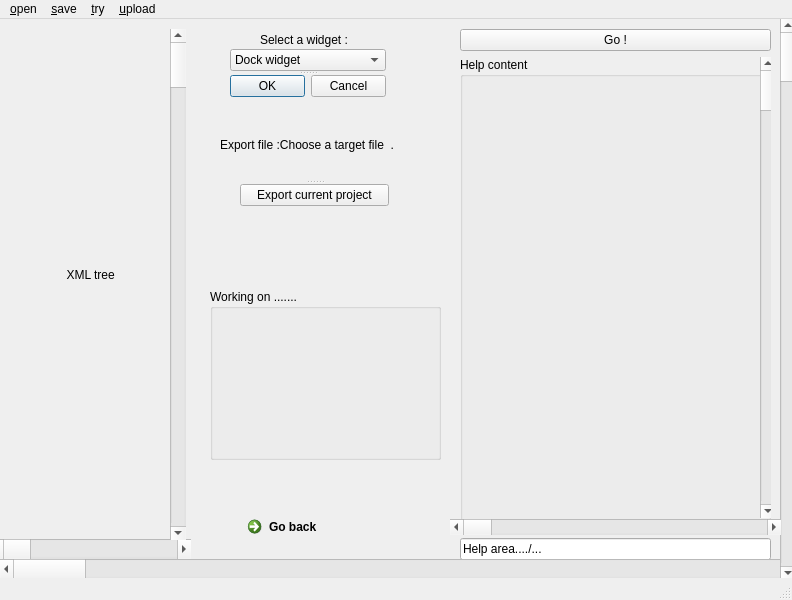
<?xml version="1.0" encoding="UTF-8"?>
<ui version="4.0">
 <class>MainWindow</class>
 <widget class="QMainWindow" name="MainWindow">
  <property name="geometry">
   <rect>
    <x>0</x>
    <y>0</y>
    <width>792</width>
    <height>600</height>
   </rect>
  </property>
  <property name="windowTitle">
   <string>MainWindow</string>
  </property>
  <property name="widget" stdset="0">
   <bool>true</bool>
  </property>
  <widget class="QWidget" name="centralwidget">
   <widget class="QWidget" name="horizontalLayoutWidget">
    <property name="geometry">
     <rect>
      <x>200</x>
      <y>10</y>
      <width>251</width>
      <height>531</height>
     </rect>
    </property>
    <layout class="QHBoxLayout" name="horizontalLayout">
     <property name="sizeConstraint">
      <enum>QLayout::SetNoConstraint</enum>
     </property>
     <item>
      <widget class="QWidget" name="widget" native="true">
       <widget class="QWidget" name="widget_2" native="true">
        <property name="geometry">
         <rect>
          <x>0</x>
          <y>0</y>
          <width>241</width>
          <height>231</height>
         </rect>
        </property>
        <widget class="QLabel" name="label">
         <property name="geometry">
          <rect>
           <x>60</x>
           <y>0</y>
           <width>181</width>
           <height>21</height>
          </rect>
         </property>
         <property name="minimumSize">
          <size>
           <width>0</width>
           <height>15</height>
          </size>
         </property>
         <property name="text">
          <string>Select a widget :</string>
         </property>
        </widget>
        <widget class="QLabel" name="label_2">
         <property name="geometry">
          <rect>
           <x>20</x>
           <y>100</y>
           <width>211</width>
           <height>31</height>
          </rect>
         </property>
         <property name="text">
          <string>Export file :Choose a target file  .</string>
         </property>
        </widget>
        <widget class="KSeparator" name="kseparator">
         <property name="geometry">
          <rect>
           <x>0</x>
           <y>90</y>
           <width>251</width>
           <height>16</height>
          </rect>
         </property>
        </widget>
        <widget class="QSplitter" name="splitter">
         <property name="geometry">
          <rect>
           <x>30</x>
           <y>20</y>
           <width>156</width>
           <height>48</height>
          </rect>
         </property>
         <property name="orientation">
          <enum>Qt::Vertical</enum>
         </property>
         <widget class="KPIM::KCheckComboBox" name="kpim::kcheckcombobox">
          <item>
           <property name="text">
            <string>Dock widget</string>
           </property>
          </item>
          <item>
           <property name="text">
            <string>tab widget</string>
           </property>
          </item>
          <item>
           <property name="text">
            <string>list widget</string>
           </property>
          </item>
          <item>
           <property name="text">
            <string>tree widget</string>
           </property>
          </item>
          <item>
           <property name="text">
            <string>table widget</string>
           </property>
          </item>
          <item>
           <property name="text">
            <string>group box</string>
           </property>
          </item>
          <item>
           <property name="text">
            <string>scroll area</string>
           </property>
          </item>
          <item>
           <property name="text">
            <string>tab widget</string>
           </property>
          </item>
          <item>
           <property name="text">
            <string>stacked widget</string>
           </property>
          </item>
          <item>
           <property name="text">
            <string>widget</string>
           </property>
          </item>
         </widget>
         <widget class="QDialogButtonBox" name="buttonBox">
          <property name="standardButtons">
           <set>QDialogButtonBox::Cancel|QDialogButtonBox::Ok</set>
          </property>
         </widget>
        </widget>
        <widget class="QSplitter" name="splitter_2">
         <property name="geometry">
          <rect>
           <x>40</x>
           <y>130</y>
           <width>149</width>
           <height>47</height>
          </rect>
         </property>
         <property name="orientation">
          <enum>Qt::Vertical</enum>
         </property>
         <widget class="KUrlRequester" name="exporterUrl"/>
         <widget class="KPushButton" name="exporterButton">
          <property name="text">
           <string>Export current project</string>
          </property>
         </widget>
        </widget>
       </widget>
       <widget class="QCommandLinkButton" name="commandLinkButton">
        <property name="geometry">
         <rect>
          <x>40</x>
          <y>480</y>
          <width>168</width>
          <height>41</height>
         </rect>
        </property>
        <property name="text">
         <string>Go back</string>
        </property>
       </widget>
       <widget class="QGroupBox" name="groupBox">
        <property name="geometry">
         <rect>
          <x>10</x>
          <y>260</y>
          <width>231</width>
          <height>171</height>
         </rect>
        </property>
        <property name="title">
         <string>Working on .......</string>
        </property>
       </widget>
       <widget class="KSeparator" name="kseparator_2">
        <property name="geometry">
         <rect>
          <x>0</x>
          <y>220</y>
          <width>251</width>
          <height>16</height>
         </rect>
        </property>
       </widget>
       <widget class="KSeparator" name="kseparator_3">
        <property name="geometry">
         <rect>
          <x>10</x>
          <y>460</y>
          <width>241</width>
          <height>20</height>
         </rect>
        </property>
       </widget>
      </widget>
     </item>
    </layout>
   </widget>
   <widget class="QWidget" name="verticalLayoutWidget">
    <property name="geometry">
     <rect>
      <x>460</x>
      <y>10</y>
      <width>311</width>
      <height>531</height>
     </rect>
    </property>
    <layout class="QVBoxLayout" name="verticalLayout">
     <item>
      <widget class="KIconButton" name="kiconbutton">
       <property name="text">
        <string>Go !</string>
       </property>
      </widget>
     </item>
     <item>
      <widget class="QGroupBox" name="groupBox_2">
       <property name="title">
        <string>Help content </string>
       </property>
       <widget class="KSeparator" name="kseparator_4">
        <property name="geometry">
         <rect>
          <x>0</x>
          <y>20</y>
          <width>301</width>
          <height>16</height>
         </rect>
        </property>
       </widget>
       <widget class="QScrollBar" name="verticalScrollBar_3">
        <property name="geometry">
         <rect>
          <x>300</x>
          <y>0</y>
          <width>16</width>
          <height>461</height>
         </rect>
        </property>
        <property name="orientation">
         <enum>Qt::Vertical</enum>
        </property>
       </widget>
      </widget>
     </item>
     <item>
      <widget class="KLineEdit" name="klineedit">
       <property name="text">
        <string>Help area..../...</string>
       </property>
      </widget>
     </item>
    </layout>
   </widget>
   <widget class="QScrollBar" name="horizontalScrollBar">
    <property name="geometry">
     <rect>
      <x>0</x>
      <y>540</y>
      <width>811</width>
      <height>20</height>
     </rect>
    </property>
    <property name="orientation">
     <enum>Qt::Horizontal</enum>
    </property>
   </widget>
   <widget class="QScrollBar" name="verticalScrollBar">
    <property name="geometry">
     <rect>
      <x>780</x>
      <y>0</y>
      <width>16</width>
      <height>561</height>
     </rect>
    </property>
    <property name="orientation">
     <enum>Qt::Vertical</enum>
    </property>
   </widget>
   <widget class="QLabel" name="label_3">
    <property name="geometry">
     <rect>
      <x>20</x>
      <y>10</y>
      <width>151</width>
      <height>491</height>
     </rect>
    </property>
    <property name="text">
     <string>              XML tree</string>
    </property>
   </widget>
   <widget class="QScrollBar" name="horizontalScrollBar_2">
    <property name="geometry">
     <rect>
      <x>-10</x>
      <y>520</y>
      <width>201</width>
      <height>20</height>
     </rect>
    </property>
    <property name="orientation">
     <enum>Qt::Horizontal</enum>
    </property>
   </widget>
   <widget class="QScrollBar" name="verticalScrollBar_2">
    <property name="geometry">
     <rect>
      <x>170</x>
      <y>10</y>
      <width>16</width>
      <height>511</height>
     </rect>
    </property>
    <property name="orientation">
     <enum>Qt::Vertical</enum>
    </property>
   </widget>
   <widget class="QScrollBar" name="horizontalScrollBar_3">
    <property name="geometry">
     <rect>
      <x>450</x>
      <y>500</y>
      <width>331</width>
      <height>16</height>
     </rect>
    </property>
    <property name="orientation">
     <enum>Qt::Horizontal</enum>
    </property>
   </widget>
   <widget class="QSplitter" name="splitter_3">
    <property name="geometry">
     <rect>
      <x>0</x>
      <y>0</y>
      <width>0</width>
      <height>0</height>
     </rect>
    </property>
    <property name="orientation">
     <enum>Qt::Vertical</enum>
    </property>
   </widget>
  </widget>
  <widget class="QMenuBar" name="menubar">
   <property name="geometry">
    <rect>
     <x>0</x>
     <y>0</y>
     <width>792</width>
     <height>21</height>
    </rect>
   </property>
   <widget class="QMenu" name="menu_File">
    <property name="title">
     <string>&amp;open</string>
    </property>
    <addaction name="separator"/>
    <addaction name="separator"/>
    <addaction name="separator"/>
    <addaction name="action_open_file"/>
   </widget>
   <widget class="QMenu" name="menu_Edit">
    <property name="title">
     <string>&amp;save</string>
    </property>
    <addaction name="action_paste"/>
   </widget>
   <widget class="QMenu" name="menu_help">
    <property name="title">
     <string>&amp;try</string>
    </property>
    <addaction name="action_about"/>
   </widget>
   <widget class="QMenu" name="menu_upload">
    <property name="title">
     <string>&amp;upload</string>
    </property>
    <addaction name="action_upload"/>
   </widget>
   <addaction name="menu_File"/>
   <addaction name="menu_Edit"/>
   <addaction name="menu_help"/>
   <addaction name="menu_upload"/>
  </widget>
  <widget class="QStatusBar" name="statusbar"/>
  <action name="action_New">
   <property name="text">
    <string>&amp;New</string>
   </property>
  </action>
  <action name="action_Save">
   <property name="text">
    <string>&amp;Save</string>
   </property>
  </action>
  <action name="action_Exit">
   <property name="text">
    <string>&amp;save as</string>
   </property>
  </action>
  <action name="action_exit">
   <property name="text">
    <string>&amp;exit</string>
   </property>
  </action>
  <action name="action_cut">
   <property name="text">
    <string>&amp;cut</string>
   </property>
  </action>
  <action name="action_copy">
   <property name="text">
    <string>&amp;copy</string>
   </property>
  </action>
  <action name="action_paste">
   <property name="text">
    <string>&amp;save</string>
   </property>
  </action>
  <action name="action_about">
   <property name="text">
    <string>&amp;try</string>
   </property>
  </action>
  <action name="action_about_Qt">
   <property name="text">
    <string>&amp;about Qt</string>
   </property>
  </action>
  <action name="action_open_file">
   <property name="text">
    <string>&amp;open file</string>
   </property>
  </action>
  <action name="action_upload">
   <property name="text">
    <string>&amp;upload</string>
   </property>
  </action>
 </widget>
 <customwidgets>
  <customwidget>
   <class>KIconButton</class>
   <extends>QPushButton</extends>
   <header>kicondialog.h</header>
  </customwidget>
  <customwidget>
   <class>KComboBox</class>
   <extends>QComboBox</extends>
   <header>kcombobox.h</header>
  </customwidget>
  <customwidget>
   <class>KLineEdit</class>
   <extends>QLineEdit</extends>
   <header>klineedit.h</header>
  </customwidget>
  <customwidget>
   <class>KSeparator</class>
   <extends>QFrame</extends>
   <header>kseparator.h</header>
  </customwidget>
  <customwidget>
   <class>KPushButton</class>
   <extends>QPushButton</extends>
   <header>kpushbutton.h</header>
  </customwidget>
  <customwidget>
   <class>KUrlRequester</class>
   <extends>QFrame</extends>
   <header>kurlrequester.h</header>
  </customwidget>
  <customwidget>
   <class>KPIM::KCheckComboBox</class>
   <extends>KComboBox</extends>
   <header>libkdepim/kcheckcombobox.h</header>
  </customwidget>
 </customwidgets>
 <resources/>
 <connections/>
</ui>
